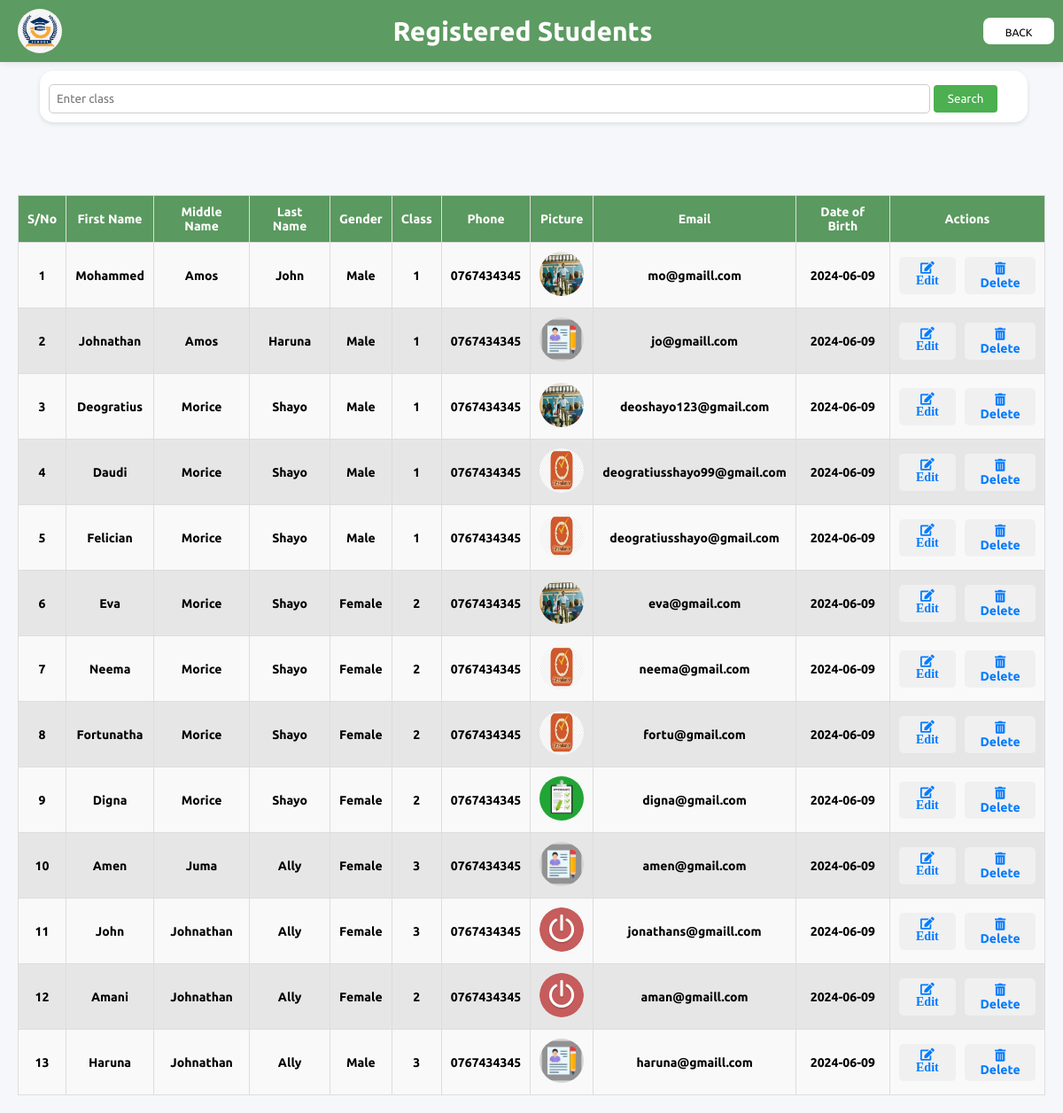
The app's page /view_students.php (signed in) with its own data.
### tables this page shows
CREATE TABLE `students` (
  `studentID` int(11) NOT NULL,
  `firstname` varchar(255) NOT NULL,
  `middlename` varchar(255) NOT NULL,
  `lastname` varchar(255) NOT NULL,
  `gender` varchar(255) NOT NULL,
  `username` varchar(255) NOT NULL,
  `email` varchar(255) DEFAULT NULL,
  `dateOfbirth` varchar(255) NOT NULL,
  `phone` varchar(255) NOT NULL,
  `picture` varchar(255) NOT NULL,
  `class` varchar(255) NOT NULL,
  `password` varchar(255) NOT NULL
);

### view_students.php (the view, shortened to what this page needs)
<!DOCTYPE html>
<html lang="en">
<head>
    <link rel="stylesheet" href="https://cdnjs.cloudflare.com/ajax/libs/font-awesome/5.15.4/css/all.min.css">
    <link rel="stylesheet" href="./css/view_student.css">
</head>
<body>
    <div class="back-card">
        <img src="images/logo.jpg" alt="Logo">
        <h2>Registered Students</h2>
        <button onclick="window.location.href='admin_dashboard.php'">BACK</button>
    </div>
    <div class="search-form">
        <form method="GET">
            <input type="text" name="class" placeholder="Enter class">
            <input type="submit" value="Search">
        </form>
    </div>
    <div class="container">
        <table>
            <tr>
                <th>S/No</th>
                <th>First Name</th>
                <th>Middle Name</th>
                <th>Last Name</th>
                <th>Gender</th>
                <th>Class</th>
                <th>Phone</th>
                <th>Picture</th>
                <th>Email</th>
                <th>Date of Birth</th>
                <th>Actions</th>
            </tr>
  <?php
  include 'database.php';
  if (isset($_GET['class'])) {
    $class = $_GET['class'];
    $sql = "SELECT studentID, firstname, middlename, lastname, gender, class, phone,email, picture, dateOfbirth FROM students WHERE class = '$class'";
  } else {
    $sql = "SELECT studentID, firstname, middlename, lastname, gender, class, phone, email, picture, dateOfbirth FROM students";
  }
  $result = $conn->query($sql);
  $serial_number = 1;
  if ($result->num_rows > 0) {
      while($row = $result->fetch_assoc()) {
          echo "<tr>";
          echo "<td>".$serial_number."</td>";
          echo "<td>".$row["firstname"]."</td>";
          echo "<td>".$row["middlename"]."</td>";
          echo "<td>".$row["lastname"]."</td>";
          echo "<td>".$row["gender"]."</td>";
          echo "<td>".$row["class"]."</td>";
          echo "<td>".$row["phone"]."</td>";
          echo "<td><img src='uploads/".$row["picture"]."'</td>";
          echo "<td>".$row["email"]."</td>";
          echo "<td>".$row["dateOfbirth"]."</td>";
          echo "<td>";
          echo "<div class='action-icons'>
              <a href='edit.php?studentID=".$row["studentID"]."'><i class='fas fa-edit'> Edit</i></a>
              <a href='delete.php?studentID=".$row["studentID"]."' onclick='return confirm(\"Are you sure you want to delete this student?\");'><i class='fas fa-trash-alt'></i> Delete</a>
          </td>";
          echo "</tr>";
          $serial_number++;
      }
  } else {
      echo "<tr><td colspan='10'>No students found</td></tr>";
  }
  ?>
</table>
</body>
</html>

### css/view_student.css (style rules this page uses)
* { padding: 0; margin: 0; box-sizing: border-box; font-family: "Ubuntu", sans-serif; }
body { font-weight: 600; font-family: "Times New Roman", Times, serif; margin: 0; padding: 0; background-color: #f5f7fa; }
.back-card { position: fixed; top: 0; left: 0; right: 0; display: flex; background-color: #4f9354eb; justify-content: space-between; align-items: center; box-shadow: 0 0 10px rgba(0, 0, 0, 0.1); padding: 10px; box-sizing: border-box; z-index: 1000; }
.back-card img { width: 50px; border-radius: 50px; margin-left: 10px; }
.back-card h2 { text-align: center; color: #ffffff; font-size: 30px; margin: 0; flex-grow: 1; }
.back-card button { background-color: #fff; color: #000; border: none; height: 30px; width: 80px; text-align: center; justify-content: center; border-radius: 8px; padding: 10px 10px; cursor: pointer; font-size: 12px; transition: background-color 0.3s ease; }
.container { margin-top: 200px; padding: 20px; }
table { width: 100%; border-collapse: collapse; }
th, td { border: 1px solid #ddd; padding: 10px; text-align: center; font-size: 14px; }
th { background-color: #4f9354eb; color: white; font-weight: bold; }
tr:nth-child(even) { background-color: #f9f9f9; }
tr:nth-child(odd) { background-color: #e6e6e6; }
.container img { width: 50px; height: 50px; border-radius: 50%; }
.action-icons { display: flex; justify-content: center; gap: 10px; }
.action-icons a { color: #007bff; text-decoration: none; padding: 5px 10px; background-color: #f0f0f0; border-radius: 5px; transition: background-color 0.3s ease; }
.search-form { position: fixed; top: 50px; left: 15px; right: 10px; border-radius: 15px; background-color: #ffffff; padding: 10px; margin: 30px; box-shadow: 0 2px 5px rgba(0, 0, 0, 0.1); z-index: 999; }
.search-form input[type="text"] { padding: 8px; width: calc(100% - 100px); border-radius: 5px; border: 1px solid #ccc; margin-top: 5px; }
.search-form input[type="submit"] { padding: 8px 16px; background-color: #4CAF50; color: white; border: none; border-radius: 4px; cursor: pointer; }

### records on screen
students: firstname "Mohammed", middlename "Amos", lastname "John", gender "Male", class "1", phone "0767434345", picture (picture), email "mo@gmaill.com", dateOfbirth "2024-06-09"
students: firstname "Johnathan", middlename "Amos", lastname "Haruna", gender "Male", class "1", phone "0767434345", picture (picture), email "jo@gmaill.com", dateOfbirth "2024-06-09"
students: firstname "Deogratius", middlename "Morice", lastname "Shayo", gender "Male", class "1", phone "0767434345", picture (picture), email "deoshayo123@gmail.com", dateOfbirth "2024-06-09"
students: firstname "Daudi", middlename "Morice", lastname "Shayo", gender "Male", class "1", phone "0767434345", picture (picture), email "deogratiusshayo99@gmail.com", dateOfbirth "2024-06-09"
students: firstname "Felician", middlename "Morice", lastname "Shayo", gender "Male", class "1", phone "0767434345", picture (picture), email "deogratiusshayo@gmail.com", dateOfbirth "2024-06-09"
students: firstname "Eva", middlename "Morice", lastname "Shayo", gender "Female", class "2", phone "0767434345", picture (picture), email "eva@gmail.com", dateOfbirth "2024-06-09"
students: firstname "Neema", middlename "Morice", lastname "Shayo", gender "Female", class "2", phone "0767434345", picture (picture), email "neema@gmail.com", dateOfbirth "2024-06-09"
students: firstname "Fortunatha", middlename "Morice", lastname "Shayo", gender "Female", class "2", phone "0767434345", picture (picture), email "fortu@gmail.com", dateOfbirth "2024-06-09"
students: firstname "Digna", middlename "Morice", lastname "Shayo", gender "Female", class "2", phone "0767434345", picture (picture), email "digna@gmail.com", dateOfbirth "2024-06-09"
students: firstname "Amen", middlename "Juma", lastname "Ally", gender "Female", class "3", phone "0767434345", picture (picture), email "amen@gmail.com", dateOfbirth "2024-06-09"
students: firstname "John", middlename "Johnathan", lastname "Ally", gender "Female", class "3", phone "0767434345", picture (picture), email "jonathans@gmaill.com", dateOfbirth "2024-06-09"
students: firstname "Amani", middlename "Johnathan", lastname "Ally", gender "Female", class "2", phone "0767434345", picture (picture), email "aman@gmaill.com", dateOfbirth "2024-06-09"
students: firstname "Haruna", middlename "Johnathan", lastname "Ally", gender "Male", class "3", phone "0767434345", picture (picture), email "haruna@gmaill.com", dateOfbirth "2024-06-09"
